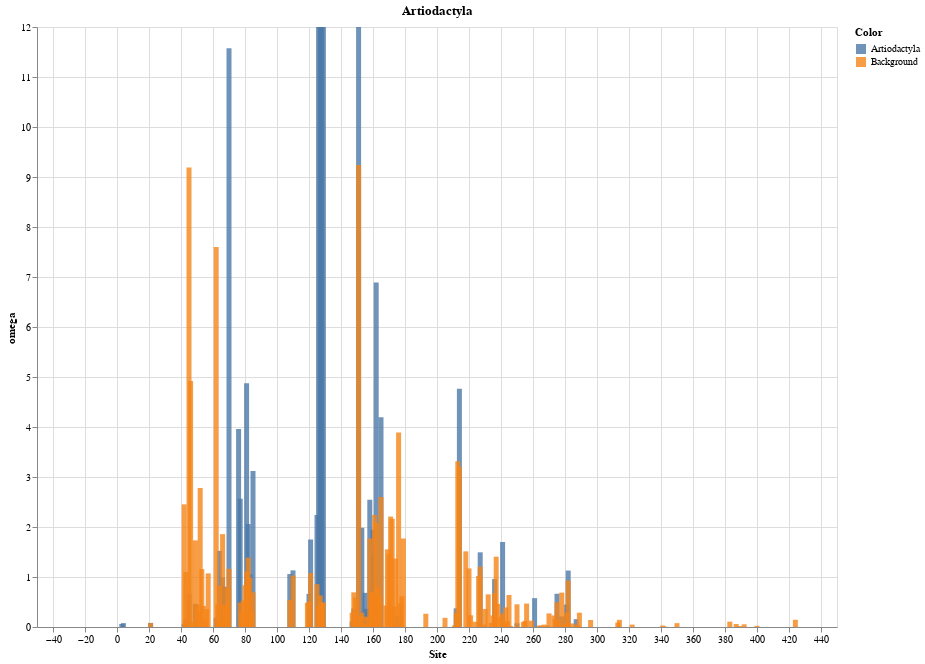

This figure's notebook cell:
### Code cell
source = df_Test
print("BDNF_Recombinants_RELAX_" + Label + ".png")

#order = ["Background", Label]
order = [Label, "Background"]
# Test set plot
line1 = alt.Chart(source).mark_bar(opacity=0.8).encode(
    x='Site',
    y=alt.Y('omega', scale=alt.Scale(domain=(0, 12), clamp=True)),
    color=alt.Color('Color', sort=order),
).properties(
    width=800,
    height=600,
    title=Label)

# Background plot
source = df_Background
line2 = alt.Chart(source).mark_bar(opacity=0.8).encode(
    x="Site",
    y=alt.Y('omega', scale=alt.Scale(domain=(0, 12), clamp=True)),
    color=alt.Color('Color', sort=order),
).properties(
    width=800,
    height=600
)

line1 + line2

### Figure 1 — Vega-Lite specification as saved in the notebook (floating-point values rounded to 4 significant figures; data arrays with more than 128 entries replaced by an {"elided": "..."} marker saying what was removed)
{"config": {"view": {"continuousWidth": 400, "continuousHeight": 300}}, "layer": [{"data": {"name": "data-4c0479c1f158cf2179c7bbdb7ce725a0"}, "mark": {"type": "bar", "opacity": 0.8}, "encoding": {"color": {"type": "nominal", "field": "Color", "sort": ["Artiodactyla", "Background"]}, "x": {"type": "quantitative", "field": "Site"}, "y": {"type": "quantitative", "field": "omega", "scale": {"clamp": true, "domain": [0, 12]}}}, "height": 600, "title": "Artiodactyla", "width": 800}, {"data": {"name": "data-efaff41869088b9af3415cdc3c97247b"}, "mark": {"type": "bar", "opacity": 0.8}, "encoding": {"color": {"type": "nominal", "field": "Color", "sort": ["Artiodactyla", "Background"]}, "x": {"type": "quantitative", "field": "Site"}, "y": {"type": "quantitative", "field": "omega", "scale": {"clamp": true, "domain": [0, 12]}}}, "height": 600, "width": 800}], "$schema": "https://vega.github.io/schema/vega-lite/v4.8.1.json", "datasets": {"data-4c0479c1f158cf2179c7bbdb7ce725a0": {"elided": "449 records"}, "data-efaff41869088b9af3415cdc3c97247b": {"elided": "449 records"}}}
